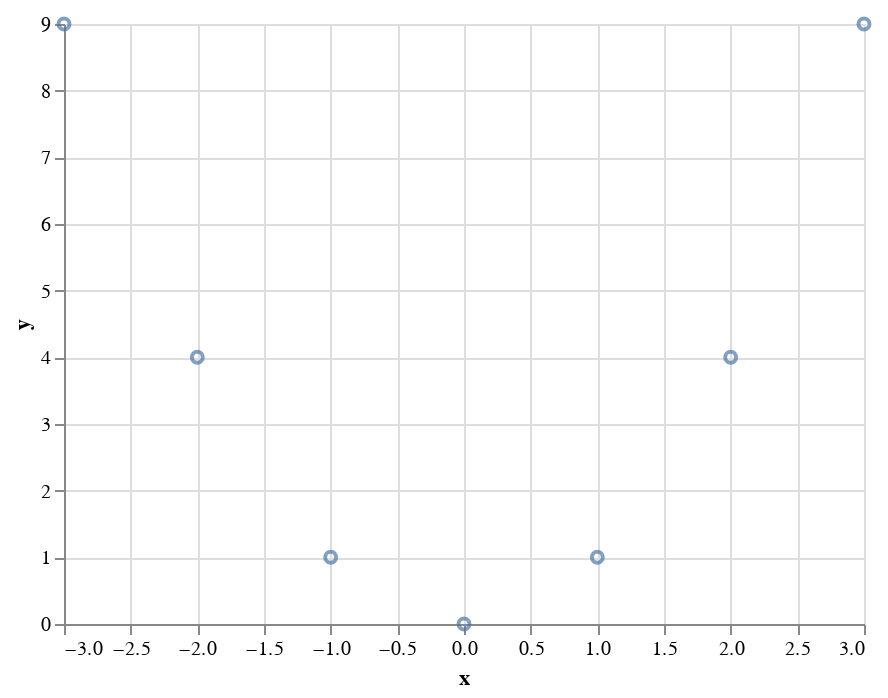

The cell this chart's notebook holds for it:
### Markdown cell above
Now that we have data, we can make a graph! Remember that Altair follows the Grammar of Graphics, which posits that visualizations can be broken down into:
- **Axes**: the axes (or axis) of the plot
- **Geoms**: the shapes/objects that comprise the plot (e.g. points for scatterplots, bars for bargraphs and histograms, etc.)
- **Aesthetics**: mappings from the data to the geoms (e.g. coordinates for the points in the scatterplot, length of bars in a bargraph, etc.)

Further recall that different variable types best correspond to different plot types. Given that our data frame from above consists of two numerical variables, what type of plot is most appropriate to visualize the data? Once you've answered this question, use Altair to generate the appropriate plot. Don't worry about formatting too much yet.

### Code cell
## Replace this cell with your answers
alt.Chart(
    my_df
).mark_point().encode(
    x = 'x',
    y = 'y'
)

### Figure 1 — Vega-Lite specification as saved in the notebook (floating-point values rounded to 4 significant figures)
{"config": {"view": {"continuousWidth": 400, "continuousHeight": 300}}, "data": {"name": "data-f0fec2564791abb1cf8a4588cc049cd5"}, "mark": "point", "encoding": {"x": {"field": "x", "type": "quantitative"}, "y": {"field": "y", "type": "quantitative"}}, "$schema": "https://vega.github.io/schema/vega-lite/v4.17.0.json", "datasets": {"data-f0fec2564791abb1cf8a4588cc049cd5": [{"x": -3, "y": 9}, {"x": -2, "y": 4}, {"x": -1, "y": 1}, {"x": 0, "y": 0}, {"x": 1, "y": 1}, {"x": 2, "y": 4}, {"x": 3, "y": 9}]}}
